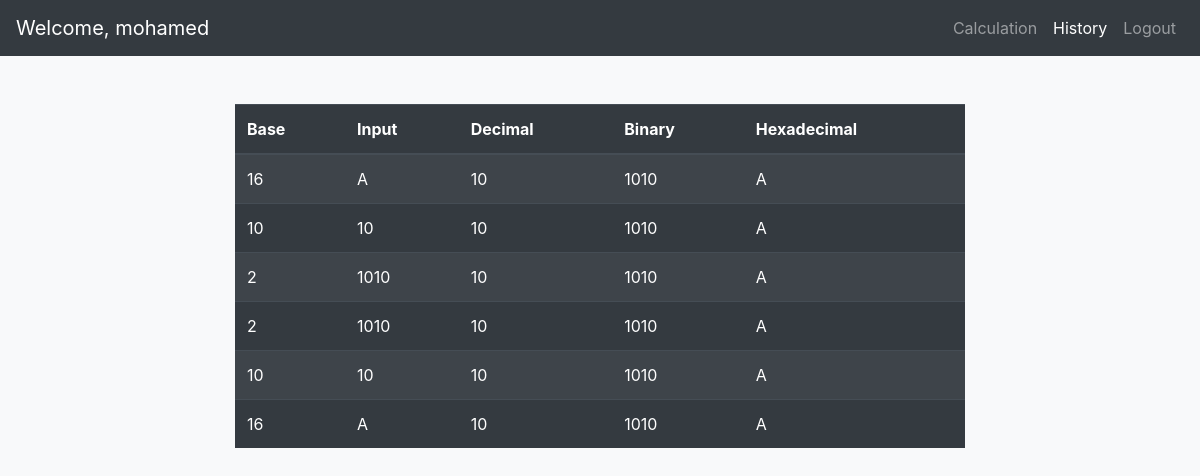
Page /dashboard (signed in) on the committed database.
### tables this page shows
CREATE TABLE Calculation (
                        ID INTEGER PRIMARY KEY,
                        Input_Value TEXT NOT NULL,
                        Input_Type INTEGER NOT NULL,
                        User_ID INTEGER NOT NULL,
                        FOREIGN KEY (User_ID)
                            REFERENCES Users(ID)
                                ON DELETE CASCADE
                                ON UPDATE CASCADE
                    );

### app.py (the view, shortened to what this page needs)
    @app.route("/dashboard")
    def dashboard():
        if "user_id" not in session:
            return redirect(url_for("index"))
        history = calculation.get_user_history(session.get("user_id"))
        output = []
        for h in history:
            dec_val = int(h[0], h[1])
            hex_val = hex(dec_val).replace("0x", "").upper()
            bin_val = bin(dec_val).replace("0b", "")
            output.append(
                {
                    "input": h[0],
                    "base": h[1],
                    "hex": hex_val,
                    "dec": dec_val,
                    "bin": bin_val,
                }
            )
        return render_template(
            "dashboard.html",
            user_id=session.get("user_id"),
            user_name=session.get("user_name"),
            history=output,
        )

### utilities/calculation.py (called while the page is built)
    def get_user_history(self, userID):
        query = "SELECT Input_Value, Input_Type FROM Calculation WHERE User_ID=? ORDER BY User_ID DESC LIMIT 10"
        try:
            with sql.connect(dbname) as conn:
                cur = conn.cursor()
                cur.execute(query, (userID,))
                rows = list(cur.fetchall())
                return rows
        except:
            conn.rollback()
        return None

### templates/dashboard.html (shortened to what this page needs)
{%extends "base.html"%}
{%set title="History Page"%}
{%block body_main%}
<div class="container my-5">
	<div class="row">
		<div class="col-12 col-md-10 col-lg-8 mx-auto table-responsive">
			<table class="table table-dark table-striped w-100">
				<thead>
					<tr>
						<th>Base</th>
						<th>Input</th>
						<th>Decimal</th>
						<th>Binary</th>
						<th>Hexadecimal</th>
					</tr>
				</thead>
				<tbody>
					{%for record in history%}
					<tr>
						<td>{{record["base"]}}</td>
						<td>{{record["input"]}}</td>
						<td>{{record["dec"]}}</td>
						<td>{{record["bin"]}}</td>
						<td>{{record["hex"]}}</td>
					</tr>
					{%endfor%}
				</tbody>
			</table>
		</div>
	</div>
</div>
{%endblock%}

### templates/base.html (shortened to what this page needs)
<!DOCTYPE html>
<html>
<head>
	<link rel="stylesheet" href="https://maxcdn.bootstrapcdn.com/bootstrap/4.5.2/css/bootstrap.min.css">
</head>
<body class="bg-light">
	<nav class="navbar navbar-expand-md bg-dark navbar-dark sticky-top">
		<div class="navbar-brand">Welcome, {{user_name|default('User')}}</div>
		<div class="collapse navbar-collapse" id="collapsibleNavbar">
			<ul class="navbar-nav ml-auto">
				{%if user_id%}
				<li class="nav-item">
					<a class="nav-link {% if url_for('index')== request.path %}active{% endif %}" href="{{url_for('index')}}">Calculation</a>
				</li>
				<li class="nav-item">
					<a class="nav-link {% if url_for('dashboard')== request.path %}active{% endif %}" href="{{url_for('dashboard')}}">History</a>
				</li>
				<li class="nav-item">
					<a class="nav-link" href="{{url_for('logout')}}">Logout</a>
				</li>
				{%endif%}
			</ul>
		</div>
	</nav>
	{%block body_main%}{%endblock%}
</body>
</html>

### rows in the picture
Calculation: base "10", input "10", dec "10", bin "1010", hex "A"
Calculation: base "2", input "1010", dec "10", bin "1010", hex "A"
Calculation: base "2", input "1010", dec "10", bin "1010", hex "A"
Calculation: base "10", input "10", dec "10", bin "1010", hex "A"

### other values in the picture
{{ user_name|default('User') }} "mohamed"
{{ record["base"] }} "16" "16"
{{ record["input"] }} "A" "A"
{{ record["dec"] }} "10" "10"
{{ record["bin"] }} "1010" "1010"
{{ record["hex"] }} "A" "A"
